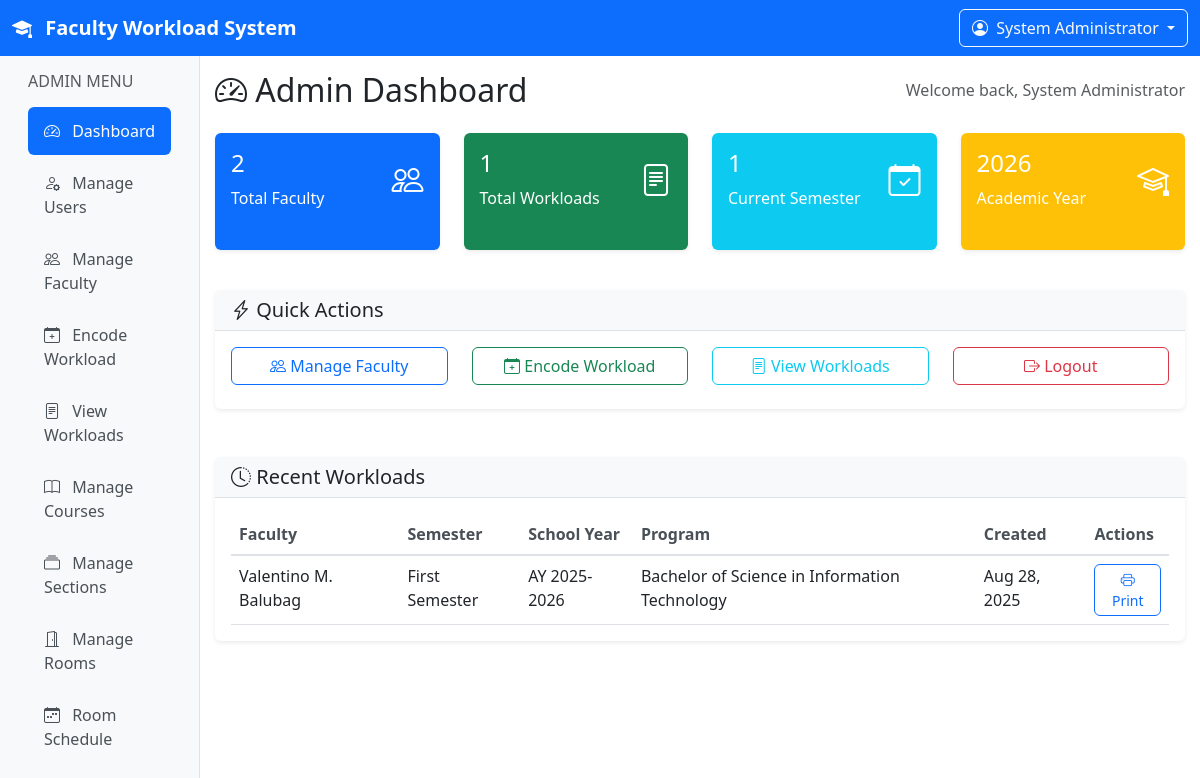
Page /admin/dashboard.php (signed in) on the committed database.
### tables this page shows
CREATE TABLE `workloads` (
  `id` int(11) NOT NULL,
  `faculty_id` int(11) NOT NULL,
  `semester` varchar(50) NOT NULL,
  `school_year` varchar(20) NOT NULL,
  `program` varchar(100) DEFAULT NULL,
  `prepared_by` varchar(100) DEFAULT NULL,
  `prepared_by_title` varchar(100) DEFAULT NULL,
  `reviewed_by` varchar(100) DEFAULT NULL,
  `reviewed_by_title` varchar(100) DEFAULT NULL,
  `approved_by` varchar(100) DEFAULT NULL,
  `approved_by_title` varchar(100) DEFAULT NULL,
  `created_at` timestamp NOT NULL DEFAULT current_timestamp(),
  `updated_at` timestamp NOT NULL DEFAULT current_timestamp() ON UPDATE current_timestamp()
);

CREATE TABLE `users` (
  `id` int(11) NOT NULL,
  `name` varchar(100) NOT NULL,
  `email` varchar(100) NOT NULL,
  `password` varchar(255) NOT NULL,
  `role` enum('admin','faculty') NOT NULL,
  `faculty_rank` varchar(50) DEFAULT NULL,
  `eligibility` varchar(100) DEFAULT NULL,
  `bachelor_degree` varchar(100) DEFAULT NULL,
  `master_degree` varchar(100) DEFAULT NULL,
  `doctorate_degree` varchar(100) DEFAULT NULL,
  `scholarship` varchar(100) DEFAULT NULL,
  `length_of_service` varchar(20) DEFAULT NULL,
  `photo` varchar(255) DEFAULT NULL,
  `status` enum('active','inactive') DEFAULT 'active',
  `created_at` timestamp NOT NULL DEFAULT current_timestamp(),
  `updated_at` timestamp NOT NULL DEFAULT current_timestamp() ON UPDATE current_timestamp()
);

### admin/dashboard.php (the view, shortened to what this page needs)
<?php
require_once '../includes/db.php';
$total_faculty_query = "SELECT COUNT(*) as count FROM users WHERE role = 'faculty'";
$total_faculty = $conn->query($total_faculty_query)->fetch_assoc()['count'];
$total_workloads_query = "SELECT COUNT(*) as count FROM workloads";
$total_workloads = $conn->query($total_workloads_query)->fetch_assoc()['count'];
$current_semester_query = "SELECT COUNT(*) as count FROM workloads WHERE semester = 'First Semester' AND school_year = 'AY 2025-2026'";
$current_semester_workloads = $conn->query($current_semester_query)->fetch_assoc()['count'];
$recent_workloads_query = "
    SELECT w.*, u.name as faculty_name
    FROM workloads w
    JOIN users u ON w.faculty_id = u.id
    ORDER BY w.created_at DESC
    LIMIT 5
";
$recent_workloads = $conn->query($recent_workloads_query);
include '../includes/header.php';
?>
<div class="d-flex flex-column flex-md-row justify-content-between align-items-start align-items-md-center mb-4">
    <h2 class="mb-2 mb-md-0"><i class="bi bi-speedometer2"></i> Admin Dashboard</h2>
    <div class="text-muted">
        Welcome back, <?php echo htmlspecialchars($_SESSION['user_name']); ?>
    </div>
</div>
<div class="row mb-4">
    <div class="col-sm-6 col-lg-3 mb-3">
        <div class="card bg-primary text-white h-100">
            <div class="card-body">
                <div class="d-flex justify-content-between">
                    <div>
                        <h4><?php echo $total_faculty; ?></h4>
                        <p class="mb-0">Total Faculty</p>
                    </div>
                    <div class="align-self-center">
                        <i class="bi bi-people" style="font-size: 2rem;"></i>
                    </div>
                </div>
            </div>
        </div>
    </div>
    <div class="col-sm-6 col-lg-3 mb-3">
        <div class="card bg-success text-white h-100">
            <div class="card-body">
                <div class="d-flex justify-content-between">
                    <div>
                        <h4><?php echo $total_workloads; ?></h4>
                        <p class="mb-0">Total Workloads</p>
                    </div>
                    <div class="align-self-center">
                        <i class="bi bi-file-text" style="font-size: 2rem;"></i>
                    </div>
                </div>
            </div>
        </div>
    </div>
    <div class="col-sm-6 col-lg-3 mb-3">
        <div class="card bg-info text-white h-100">
            <div class="card-body">
                <div class="d-flex justify-content-between">
                    <div>
                        <h4><?php echo $current_semester_workloads; ?></h4>
                        <p class="mb-0">Current Semester</p>
                    </div>
                    <div class="align-self-center">
                        <i class="bi bi-calendar-check" style="font-size: 2rem;"></i>
                    </div>
                </div>
            </div>
        </div>
    </div>
    <div class="col-sm-6 col-lg-3 mb-3">
        <div class="card bg-warning text-white h-100">
            <div class="card-body">
                <div class="d-flex justify-content-between">
                    <div>
                        <h4><?php echo date('Y'); ?></h4>
                        <p class="mb-0">Academic Year</p>
                    </div>
                    <div class="align-self-center">
                        <i class="bi bi-mortarboard" style="font-size: 2rem;"></i>
                    </div>
                </div>
            </div>
        </div>
    </div>
</div>
<div class="row mb-4">
    <div class="col-md-12">
        <div class="card">
            <div class="card-header">
                <h5 class="mb-0"><i class="bi bi-lightning-charge"></i> Quick Actions</h5>
            </div>
            <div class="card-body">
                <div class="row">
                    <div class="col-sm-6 col-lg-3 mb-2">
                        <a href="manage-faculty.php" class="btn btn-outline-primary w-100">
                            <i class="bi bi-people"></i>
                            <span class="d-block d-lg-inline">Manage Faculty</span>
                        </a>
                    </div>
                    <div class="col-sm-6 col-lg-3 mb-2">
                        <a href="encode-workload.php" class="btn btn-outline-success w-100">
                            <i class="bi bi-calendar-plus"></i>
                            <span class="d-block d-lg-inline">Encode Workload</span>
                        </a>
                    </div>
                    <div class="col-sm-6 col-lg-3 mb-2">
                        <a href="view-workloads.php" class="btn btn-outline-info w-100">
                            <i class="bi bi-file-text"></i>
                            <span class="d-block d-lg-inline">View Workloads</span>
                        </a>
                    </div>
                    <div class="col-sm-6 col-lg-3 mb-2">
                        <a href="../logout.php" class="btn btn-outline-danger w-100">
                            <i class="bi bi-box-arrow-right"></i>
                            <span class="d-block d-lg-inline">Logout</span>
                        </a>
                    </div>
                </div>
            </div>
        </div>
    </div>
</div>
<div class="row">
    <div class="col-md-12">
        <div class="card">
            <div class="card-header">
                <h5 class="mb-0"><i class="bi bi-clock-history"></i> Recent Workloads</h5>
            </div>
            <div class="card-body">
                <?php if ($recent_workloads->num_rows > 0): ?>
                    <div class="table-responsive">
                        <table class="table table-hover">
                            <thead>
                                <tr>
                                    <th>Faculty</th>
                                    <th>Semester</th>
                                    <th>School Year</th>
                                    <th>Program</th>
                                    <th>Created</th>
                                    <th>Actions</th>
                                </tr>
                            </thead>
                            <tbody>
                                <?php while ($workload = $recent_workloads->fetch_assoc()): ?>
                                    <tr>
                                        <td><?php echo htmlspecialchars($workload['faculty_name']); ?></td>
                                        <td><?php echo htmlspecialchars($workload['semester']); ?></td>
                                        <td><?php echo htmlspecialchars($workload['school_year']); ?></td>
                                        <td><?php echo htmlspecialchars($workload['program'] ?? 'N/A'); ?></td>
                                        <td><?php echo date('M d, Y', strtotime($workload['created_at'])); ?></td>
                                        <td>
                                            <a href="print-workload.php?id=<?php echo $workload['id']; ?>"
                                               class="btn btn-sm btn-outline-primary" target="_blank">
                                                <i class="bi bi-printer"></i> Print
                                            </a>
                                        </td>
                                    </tr>
                                <?php endwhile; ?>
                            </tbody>
                        </table>
                    </div>
                <?php endif; ?>
            </div>
        </div>
    </div>
</div>
<?php include '../includes/footer.php'; ?>

### includes/header.php (style rules this page uses)
.card { border: none; box-shadow: 0 0.125rem 0.25rem rgba(0, 0, 0, 0.075); margin-bottom: 1.5rem; }
.card-header { background-color: #f8f9fa; border-bottom: 1px solid #dee2e6; font-weight: 600; }
.btn { border-radius: 0.375rem; font-weight: 500; transition: all 0.3s ease; }
.table { margin-bottom: 0; }
.table thead th { border-bottom: 2px solid #dee2e6; font-weight: 600; color: #495057; }
.card, .btn, .form-control, .modal { transition: all 0.3s ease; }

### rows in the picture
workloads: faculty.name "Valentino M. Balubag", semester "First Semester", school_year "AY 2025-2026", program "Bachelor of Science in Information Technology", created_at "Aug 28, 2025"

### other values in the picture
$_SESSION['user_name'] "System Administrator"
$total_faculty "2"
$total_workloads "1"
$current_semester_workloads "1"
